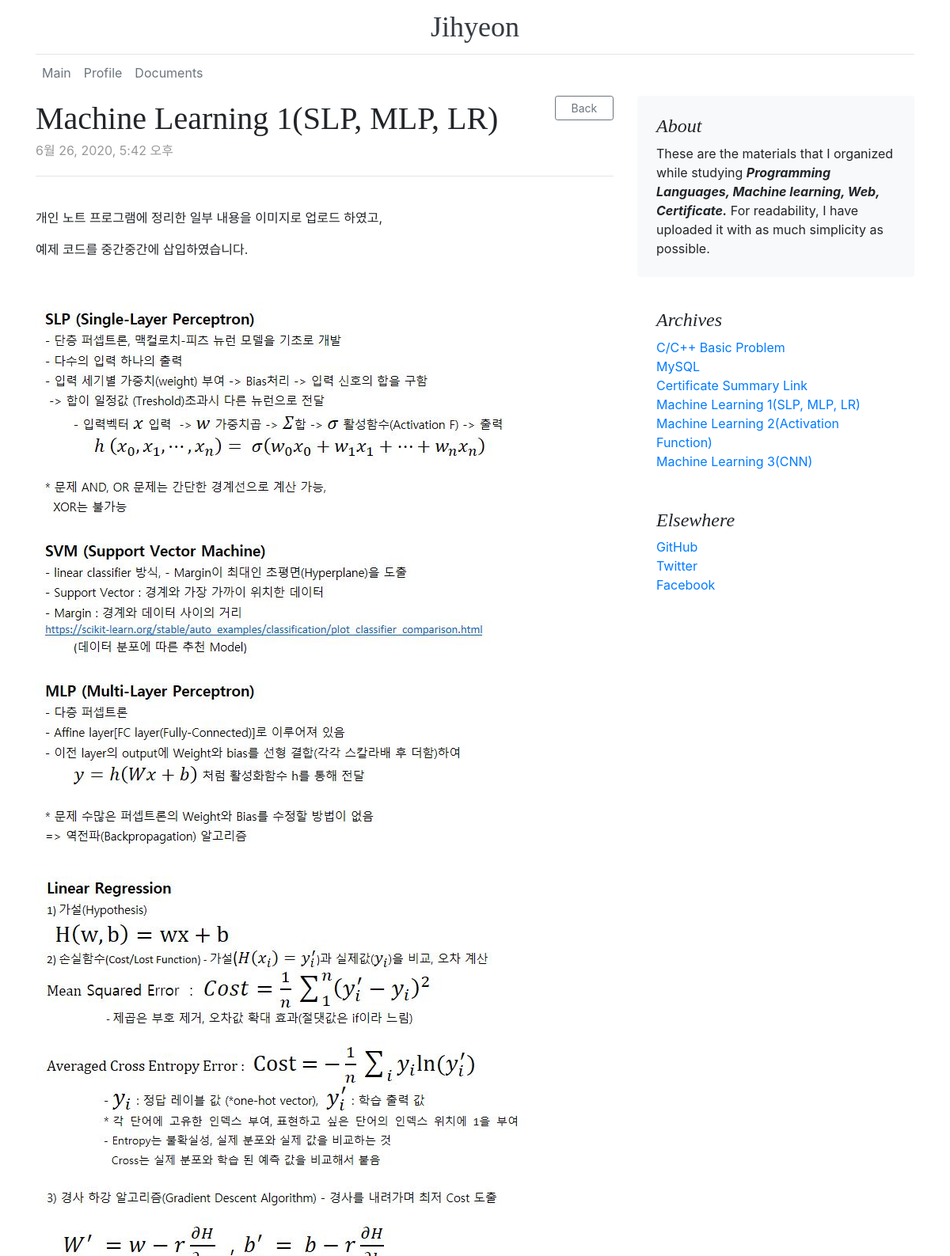
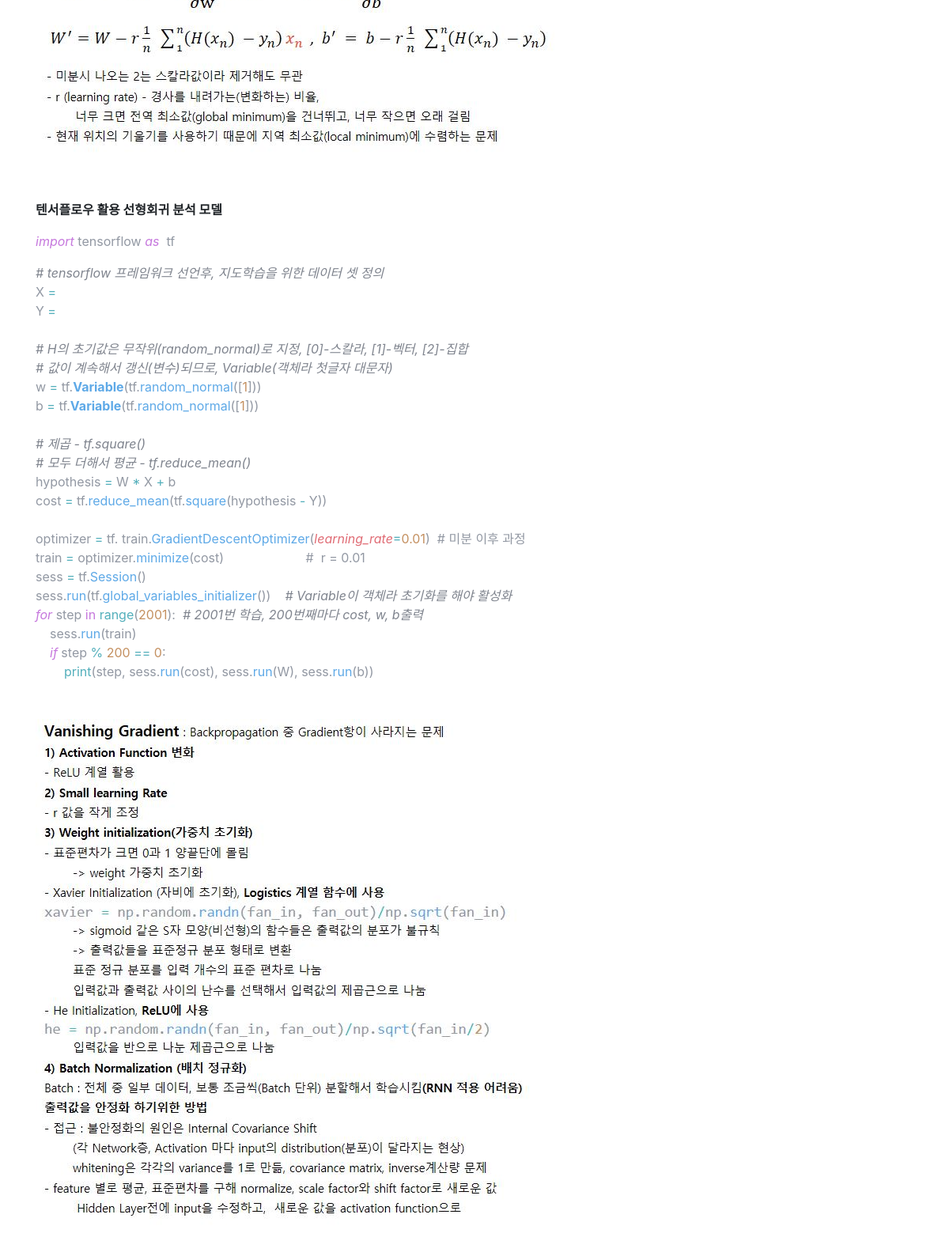
The app's page /detail/31/ (upper part) with its own data (2 pictures, top to bottom).
### myresume/models.py (models this page shows)
class Stack(models.Model):
    title = models.CharField(max_length=100)
    pub_date = models.DateTimeField(default=timezone.now)
    author = models.ForeignKey(User, on_delete=models.CASCADE, null=True, default=1)
    body = RichTextUploadingField()

### myresume/views.py (the view)
# urls.py: path('detail/<int:stack_id>/', myresume.views.detail, name='detail'),
def detail(request, stack_id):
    stack = Stack.objects.all()
    stack_detail = get_object_or_404(Stack, pk=stack_id)
    comments = Comment.objects.filter(stack_id=stack_id) # filter == WHERE
    if request.method == 'POST':
        comment_form = StackCommentForm(request.POST) # form.py에 들어온 POST요청 인스턴스지정
        comment = Comment()
        if comment_form.is_valid():
            content = comment_form.cleaned_data['comment_textfield']  # 입력된 댓글 date 인스턴스지정
            comment.comment_textfield = content # Comment객체.댓글내용컬럼 = 댓글 data
            comment.stack_id = stack_detail.id # 해당 댓글의 외래키 = 해당 게시글 기본키
            comment.save()
            return redirect('detail', stack_id)
        else:
            return redirect('detail', stack_id)
    else:
        comment_form = StackCommentForm()
        context = {
            'stack_detail': stack_detail,
            'comments': comments,
            'stack': stack,
            'comment_form': comment_form,
        }
        return render(request, 'myresume/detail.html', context)

### myresume/templates/myresume/detail.html (shortened to what this page needs)
{% extends 'base.html' %}
{% block content %}
<main role="main" class="container">
  <div class="row">
    <div class="col-md-8 blog-main">
      <div class="blog-post">
        <div class="text-right" style="height:5px">
          <a class="btn btn-sm btn-outline-secondary" href="{% url 'stackMain' %}">&nbsp;&nbsp; Back &nbsp;&nbsp;</a>
        </div>
        <h2 class="blog-post-title">{{stack_detail.title}}</h2>
        <p class="blog-post-meta">{{ stack_detail.pub_date }}</p>
        <hr>
        <br>
        {{ stack_detail.body | safe }}
      </div>
    </div>
    <aside class="col-md-4 blog-sidebar">
      <div class="p-4 mb-3 bg-light rounded">
        <h4 class="font-italic">About</h4>
        <p class="mb-0">These are the materials that I organized while studying <b><em>Programming Languages, Machine learning, Web, Certificate.</em></b> For readability, I have uploaded it with as much simplicity as possible.</p>
      </div>
      <div class="p-4">
        <h4 class="font-italic">Archives</h4>
        <ol class="list-unstyled mb-0">
          {% for stack in stack %}
          <li><a href="{% url 'detail' stack.id %}">{{ stack.title }}</a></li>
          {% endfor %}
        </ol>
      </div>
      <div class="p-4">
        <h4 class="font-italic">Elsewhere</h4>
        <ol class="list-unstyled">
          <li><a href="#">GitHub</a></li>
          <li><a href="#">Twitter</a></li>
          <li><a href="#">Facebook</a></li>
        </ol>
      </div>
    </aside>
  </div>
</main>
{% endblock %}

### myresume/static/myresume/css/base.css (style rules this page uses)
h1, h2, h3, h4, h5, h6 { font-family: "Playfair Display", Georgia, "Times New Roman", serif; }
.blog-post { margin-bottom: 4rem; }
.blog-post-title { margin-bottom: .25rem; font-size: 2.5rem; }
.blog-post-meta { margin-bottom: 1.25rem; color: #999; }

### records on screen
Stack: title "Machine Learning 1(SLP, MLP, LR)", pub_date "6월 26, 2020, 5:42 오후", body "개인 노트 프로그램에 정리한 일부 내용을 이미지로 업로드 하였고, 예제 코드를 중간중간에 삽입하였습니다. 텐서플로우 활용 선형회귀 분석 모델 import tensorflow as tf # tensorflow 프레임워크 선언후 , 지도학습을 위한 데이터 셋 정의 X = Y = # H 의 초기값은 무작위 (random_normal) 로 지정 , [0]- 스칼라 , [1]- 벡터 , [2]- 집합 # 값이 계속해서 갱신 ( 변수 ) 되므로 , Variable( 객체라 첫글자 대문자 ) w = tf. Variable (tf. random_normal ([ 1 ])) b = tf. Variable (tf. random_normal ([ 1 ])) # 제곱 - tf.square() # 모두 더해서 평균 - tf.reduce_mean() hypothesis = W * X + b cost = tf. reduce_mean (tf. square (hypothesis - Y)) optimizer = tf. train. GradientDescentOptimizer ( learning_rate = 0.01 ) # 미분 이후 과정 train = optimizer. minimize (cost) # r = 0.01 sess = tf. Session () sess. run (tf. global_variables_initializer ()) # Variable 이…", body (picture)
Stack: title "C/C++ Basic Problem"
Stack: title "MySQL"
Stack: title "Certificate Summary Link"
Stack: title "Machine Learning 2(Activation Function)"
Stack: title "Machine Learning 3(CNN)"
